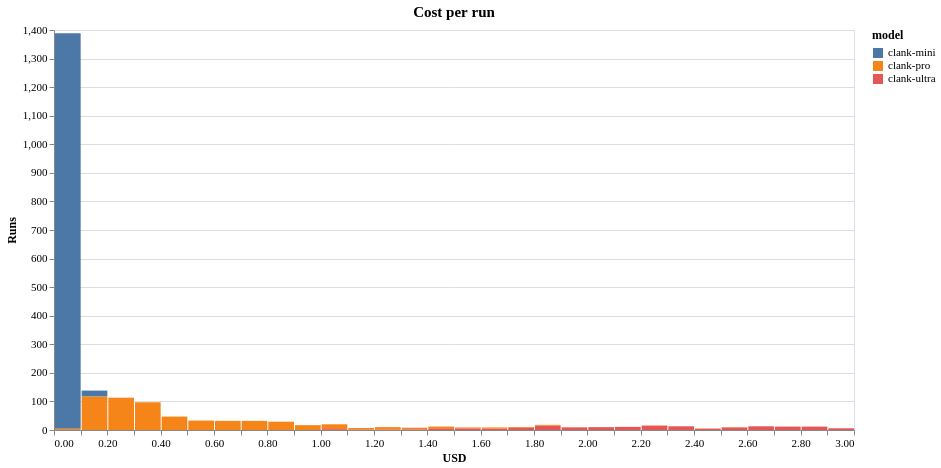

This figure's Vega-Lite source:
### Vega-Lite specification from a JSON file in a GitHub repository (floating-point values rounded to 4 significant figures; data arrays with more than 128 entries replaced by an {"elided": "..."} marker saying what was removed)
{"config": {"view": {"continuousWidth": 300, "continuousHeight": 300, "stroke": "#d9e2ec"}, "axis": {"labelAngle": 0, "labelFontSize": 11, "titleFontSize": 12, "titleFontWeight": 600, "labelFont": "Hanken Grotesk", "titleFont": "Hanken Grotesk"}, "legend": {"labelFontSize": 11, "titleFontSize": 12, "titleFontWeight": 600, "labelFont": "Hanken Grotesk", "titleFont": "Hanken Grotesk"}, "title": {"fontSize": 15, "fontWeight": 600, "subtitleFontSize": 12, "subtitleFontWeight": 400, "font": "Hanken Grotesk", "subtitleFont": "Hanken Grotesk"}}, "data": {"name": "data-a0a60ff86378a22f636854fc84862b6f"}, "mark": {"type": "bar"}, "encoding": {"color": {"field": "model", "type": "nominal"}, "opacity": {"condition": {"param": "param_71b48305c7a3be24", "value": 1}, "value": 0.2}, "tooltip": [{"bin": {"maxbins": 30}, "field": "cost_usd", "type": "quantitative"}, {"aggregate": "count", "type": "quantitative"}, {"field": "model", "type": "nominal"}], "x": {"bin": {"maxbins": 30}, "field": "cost_usd", "title": "USD", "type": "quantitative"}, "y": {"aggregate": "count", "title": "Runs", "type": "quantitative"}}, "height": 400, "params": [{"name": "param_71b48305c7a3be24", "select": {"type": "point", "fields": ["model"]}, "bind": "legend"}], "title": "Cost per run", "width": 800, "$schema": "https://vega.github.io/schema/vega-lite/v6.4.1.json", "datasets": {"data-a0a60ff86378a22f636854fc84862b6f": {"elided": "2148 records"}}}
